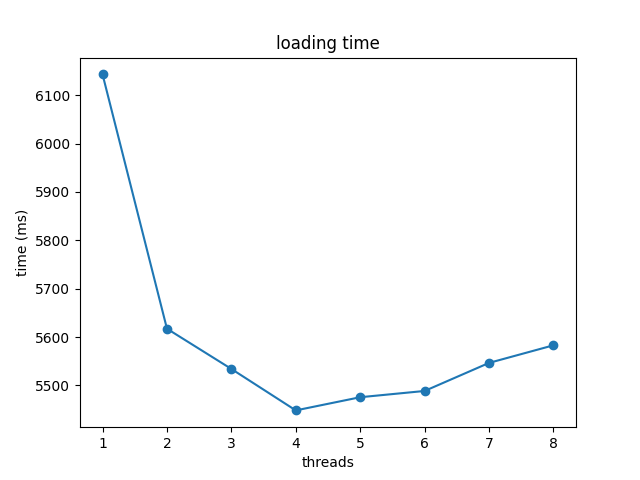

The script that drew this image:
import matplotlib.pyplot as plt

# Dati di esempio
x = [1, 2, 3, 4, 5, 6, 7 ,8]
y = [
6143.03,
5617.35,
5534.2,
5448.51,
5475.76,
5488.69,
5546.7,
5583.06
]

# Creazione del grafico con linea che unisce i punti
plt.plot(x, y, marker='o', linestyle='-')

# Aggiunta di etichette agli assi e titolo al grafico
plt.xlabel('threads')
plt.ylabel('time (ms)')
plt.title('loading time')

# Mostra il grafico
plt.show()
